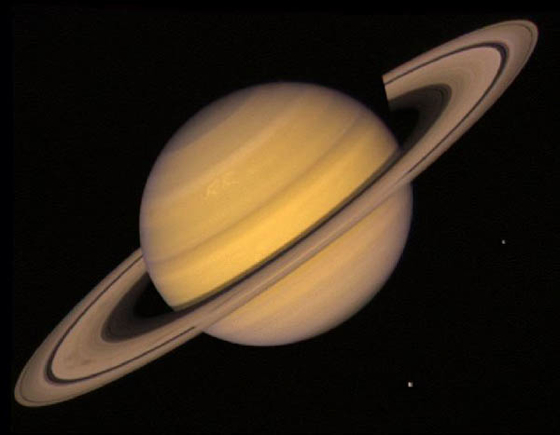
%> input picture 6/saturn.tif, 560 x 435 px
$ octave Lr6_coz.m   (GNU Octave 9; MATLAB toolbox functions it lacks are replaced by stand-ins)
%> lines starting %> are read from the running program, lines starting %| are printed output that depends on the picture; in (x1, y1, x2, y2) boxes, pixels count from 0 and x2, y2 are one past the last pixel; in counts of white or black regions, pixels touching at a corner belong together; the program's own positions count from 1
% ЛАБОРАТОРНА РОБОТА №6
% МЕТОДИ ВИДІЛЕННЯ КОНТУРІВ ОБ'ЄКТІВ НА ЦИФРОВИХ
% ВІДЕОЗОБРАЖЕННЯХ В ІНТЕЛЕКТУАЛЬНИХ СИСТЕМАХ
ImageName='e:\coz\lr1\saturn.tif'; % ІМ"Я ФАЙЛА ЗОБРАЖЕННЯ
% ВИБІР МЕТОДУ ВІДІЛЕННЯ КОНТУРІВ
%Type='sobel'; % МЕТОД СОБЕЛЯ
 % ПАРАМЕТРИ МЕТОДУ
%Thresh=0.05; % ПОРІГ ДЛЯ ВИЗНАЧЕННЯ КОНТУРА
%Direction='both'; % НАПРЯМОК РОЗТАШУВАННЯ КОНТУРІВ
 % 'horizontal' - ГОРИЗОНТАЛЬНИЙ
 % 'vertical' - ВЕРТИКАЛЬНИЙ
 % 'both' - В ОБОХ НАПРЯМКАХ

 Type='prewitt'; % МЕТОД ПРЕВІТА
% % ПАРАМЕТРИ МЕТОДУ
 Thresh=0.05; % ПОРІГ ДЛЯ ВИЗНАЧЕННЯ КОНТУРА
Direction='both'; % НАПРЯМОК РОЗТАШУВАННЯ КОНТУРІВ
% % 'horizontal' - ГОРИЗОНТАЛЬНИЙ
% % 'vertical' - ВЕРТИКАЛЬНИЙ
% % 'both' - В ОБОХ НАПРЯМКАХ
%
% Type='roberts'; % МЕТОД РОБЕРТСА
% % ПАРАМЕТРИ МЕТОДУ
% Thresh=0.05; % ПОРІГ ДЛЯ ВИЗНАЧЕННЯ КОНТУРА
% Direction='both'; % НАПРЯМОК РОЗТАШУВАННЯ КОНТУРІВ
% % 'horizontal' - ГОРИЗОНТАЛЬНИЙ
% % 'vertical' - ВЕРТИКАЛЬНИЙ
% % 'both' - В ОБОХ НАПРЯМКАХ
%
% Type='log'; % МЕТОД ЛАПЛАСИАНА КРИВОЇ ГАУССА
% % ПАРАМЕТРИ МЕТОДУ
% Thresh=0.005; % ПОРІГ ДЛЯ ВИЗНАЧЕННЯ КОНТУРА
% Direction='both'; % НАПРЯМОК РОЗТАШУВАННЯ КОНТУРІВ
% % 'horizontal' - ГОРИЗОНТАЛЬНИЙ
% % 'vertical' - ВЕРТИКАЛЬНИЙ
% % 'both' - В ОБОХ НАПРЯМКАХ
%
% Type='canny'; % МЕТОД КАННИ
% % ПАРАМЕТРИ МЕТОДУ
% Thresh=0.05; % ПОРІГ ДЛЯ ВИЗНАЧЕННЯ КОНТУРА
% Direction='both'; % НАПРЯМОК РОЗТАШУВАННЯ КОНТУРІВ
% % 'horizontal' - ГОРИЗОНТАЛЬНИЙ
% % 'vertical' - ВЕРТИКАЛЬНИЙ
% % 'both' - В ОБОХ НАПРЯМКАХ
% ЗАВАНТАЖЕННЯ ПОЧАТКОВОГО ЗОБРАЖЕННЯ
OrigImage=imread(ImageName);
%> OrigImage is the input picture: size 435x560x3 uint8; mean R, G, B 54.1, 41.7, 27.3
if ndims(OrigImage)==3
 OrigImage=rgb2gray(OrigImage);
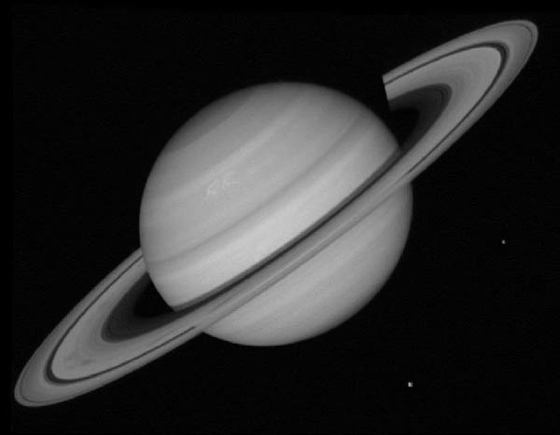
%> OrigImage: size 435x560 uint8; min 0, max 204, mean 43.7
end
% ДОДАВАННЯ ШУМУ ДО ЗОБРАЖЕННЯ
NoiseImage = imnoise(OrigImage,'salt & pepper',0.2);
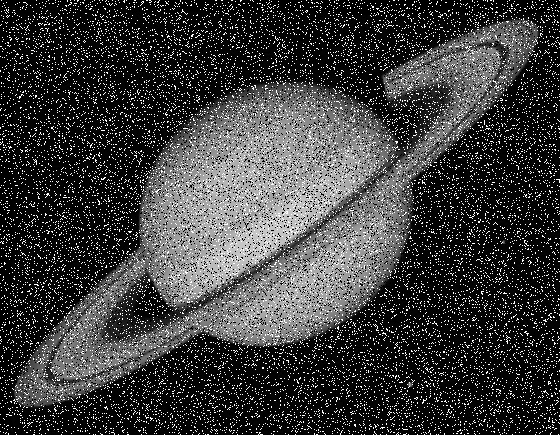
%> NoiseImage: size 435x560 uint8; min 0, max 255, mean 60.5
% ФІЛЬТРАЦІЯ ЗОБРАЖЕННЯ
% УСЕРЕДНЮЮЧИЙ ФІЛЬТР З КВАДРАТНОЮ МАСКОЮ Hsize x Hsize ТОЧОК
Tfilter='average'; % ТИП ФІЛЬТРА
Hsize=5; % РОЗМІР КВАДРАТНОЇ МАСКИ ФІЛЬТРА
Filter=fspecial(Tfilter,Hsize); % СТВОРЕННЯ МАСКИ ФІЛЬТРА
RestoreImage=imfilter(NoiseImage, Filter);
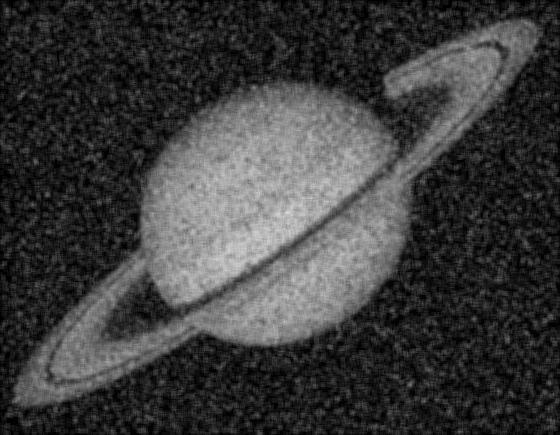
%> RestoreImage: size 435x560 uint8; min 0, max 213, mean 60.4
% ВИДІЛЕННЯ КОНТУРІВ
% ВИКОРИСТАННЯ ЗАДАНИХ ПАРАМЕТРІВ
BW1=edge(OrigImage,Type,Thresh,Direction);
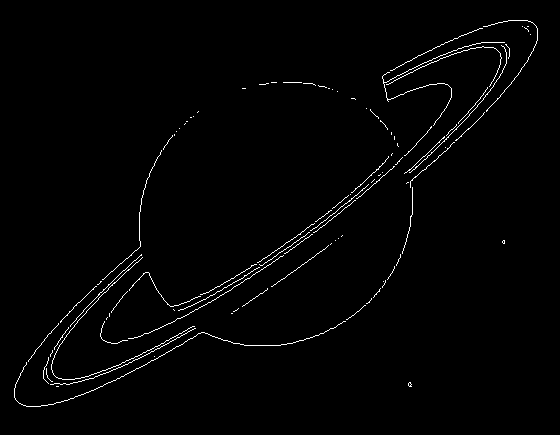
%> BW1: size 435x560 logical; 1.4% white in thin lines or dots, all inside (x1, y1, x2, y2) = (14, 20, 538, 407)
BW2=edge(NoiseImage,Type,Thresh,Direction);
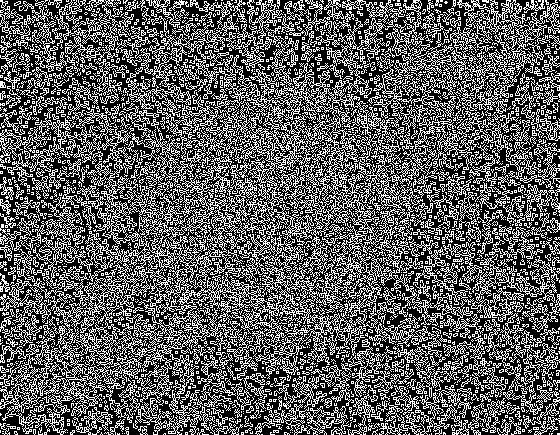
%> BW2: size 435x560 logical; 36.7% white in thin lines or dots
BW3=edge(RestoreImage,Type,Thresh,Direction);
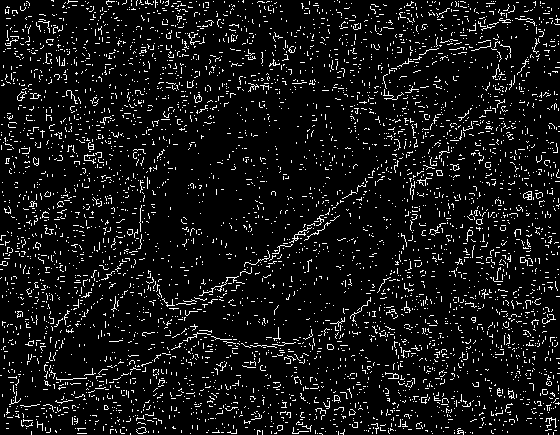
%> BW3: size 435x560 logical; 7.9% white in thin lines or dots
% АВТОМАТИЧНЕ ВИЗНАЧЕННЯ ПОРОГУ
%[BW1,Tresh1]=edge(OrigImage,Type);
%[BW2,Tresh2]=edge(NoiseImage,Type);
%[BW3,Tresh3]=edge(RestoreImage,Type);
CountEdge1=nnz(double(BW1));
%> CountEdge1 = 3436
CountEdge2=nnz(double(BW2));
%> CountEdge2 = 89392
CountEdge3=nnz(double(BW3));
%> CountEdge3 = 19138
% ВИВЕДЕННЯ РЕЗУЛЬТАТІВ
fprintf('\nМЕТОДИ ВИДІЛЕННЯ КОНТУРІВ ОБ''ЄКТІВ НА ВІДЕОЗОБРАЖЕННЯХ\n');
fprintf('ЗАГАЛЬНА ДОВЖИНА КОНТУРІВ НА ПОЧАТКОВОМУ ЗОБРАЖЕННІ %7.0f ДИСКРЕТНИХ ТОЧОК\n', CountEdge1);
%| ЗАГАЛЬНА ДОВЖИНА КОНТУРІВ НА ПОЧАТКОВОМУ ЗОБРАЖЕННІ    3436 ДИСКРЕТНИХ ТОЧОК
fprintf('ЗАГАЛЬНА ДОВЖИНА КОНТУРІВ НА ЗОБРАЖЕННІ З ШУМОМ %7.0f ДИСКРЕТНИХ ТОЧОК\n', CountEdge2);
%| ЗАГАЛЬНА ДОВЖИНА КОНТУРІВ НА ЗОБРАЖЕННІ З ШУМОМ   89392 ДИСКРЕТНИХ ТОЧОК
fprintf('ЗАГАЛЬНА ДОВЖИНА КОНТУРІВ НА  ВІДНОВЛЕНОМУ ЗОБРАЖЕННІ %7.0f ДИСКРЕТНИХ ТОЧОК\n', CountEdge3);
%| ЗАГАЛЬНА ДОВЖИНА КОНТУРІВ НА  ВІДНОВЛЕНОМУ ЗОБРАЖЕННІ   19138 ДИСКРЕТНИХ ТОЧОК
subplot(3,2,1); imshow(OrigImage);
title('ПОЧАТКОВЕ ЗОБРАЖЕННЯ');
subplot(3,2,2); imshow(BW1);
title('КОНТУРИ НА ПОЧАТК. ЗОБР.');
subplot(3,2,3); imshow(NoiseImage);
title('ЗОБРАЖЕННЯ З ШУМОМ');
subplot(3,2,4); imshow(BW2);
title('КОНТУРИ НА ЗОБР. З ШУМОМ');
subplot(3,2,5); imshow(RestoreImage);
title('ВІДНОВЛЕНЕ ЗОБРАЖЕННЯ');
subplot(3,2,6); imshow(BW3);
title('КОНТУРИ НА ВІДНОВЛЕНОМУ ЗОБР. ');
